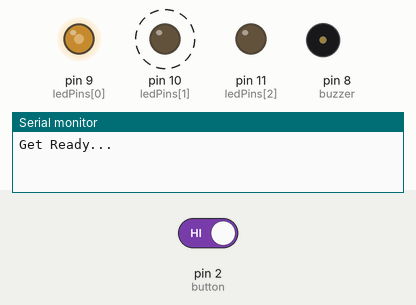
This sketch was run on a simulated Arduino Uno, built with avr-gcc and run on an emulated ATmega328P. Shown: output pins drawn as LEDs (lit = HIGH), buzzer (waves = sounding), the last lines printed to the serial monitor. Dashed ring = blinking. The inputs (shaded band) are chosen by the test bench; at power-on: pin 2 (button) HIGH. Random numbers use the default seed unless the sketch sets one.

Above: at 1.0 s.
1.3 s: pin 2 (button) driven LOW
At 8.6 s:
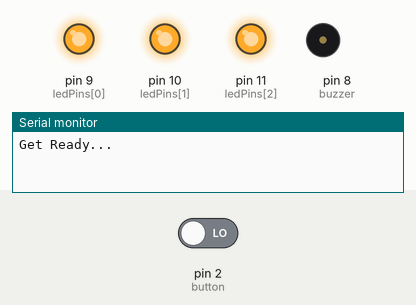
14.1 s: pin 2 (button) driven HIGH
At 14.9 s:
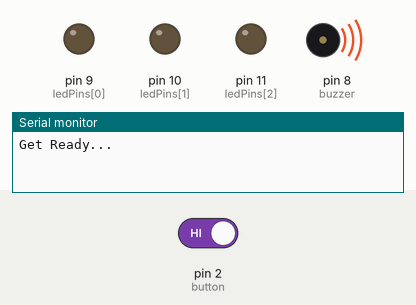
At 15.7 s:
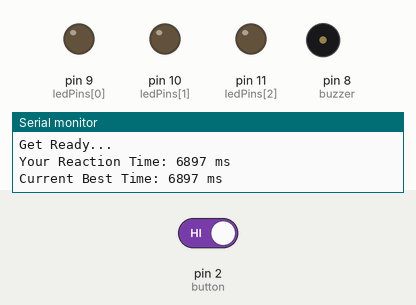
Timing chart, 0 to 32.9 s (numbered marks = the images above; inputs shaded):
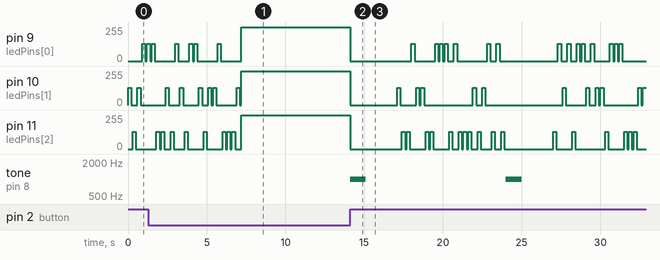

Measured:
- after the input at 14.1 s, pin 9 (ledPins[0]): 255/255 → 0/255 at once, → 128/255 3.9 s later, → 0/255 0.20 s later, → 128/255 1.3 s later, … (31 changes in this stretch); pin 10 (ledPins[1]): 255/255 → 0/255 at once, → 128/255 3.0 s later, → 0/255 0.20 s later, → 128/255 1.0 s later, … (22 changes in this stretch)

The sketch:

Code.ino
```cpp
const int ledPins[] = {9,10,11};
const int button = 2;
const int buzzer = 8;

unsigned long startTime;
unsigned long reactionTime;
unsigned long bestTime = 14000;

void setup() {
  DDRB |= (1 << PB1) | (1 << PB2) | (1 << PB3); // set ledPins as output

  pinMode(button, INPUT);  // set button as input
  pinMode(buzzer, OUTPUT);  // set buzzer as output

  Serial.begin(9600);

  randomSeed(analogRead(A0));
}

void loop() {
  Serial.println("Get Ready...");

  randomLedPattern();

  turnLedsOn();
  startTime = millis();

  while(digitalRead(button) == LOW){
    // wait for button
  }

  reactionTime = millis() - startTime;

  turnLedsOff();

  tone(buzzer, 1000); // button press signals buzzer
  delay(1000);
  noTone(buzzer);

  Serial.print("Your Reaction Time: ");
  Serial.print(reactionTime);
  Serial.println(" ms");

  if(reactionTime < bestTime){
    bestTime = reactionTime;
  }

  Serial.print("Current Best Time: ");
  Serial.print(bestTime);
  Serial.println(" ms");

  delay(2000);
  }

// make musical chairs
void randomLedPattern() {
  int patternLength = random(10, 25);

  for (int i = 0; i < patternLength; i++) {
    int randomLed = random(0, 3);
      analogWrite(ledPins[randomLed], 128);
      delay(200);
      analogWrite(ledPins[randomLed], 0);
      delay(100);
  }
}

// turn Leds off
void turnLedsOff() {
  PORTB &= ~((1 << PB1) | (1 << PB2) | (1 << PB3));
}

// turn Leds on
void turnLedsOn() {
  PORTB |= (1 << PB1) | (1 << PB2) | (1 << PB3);
}
```
